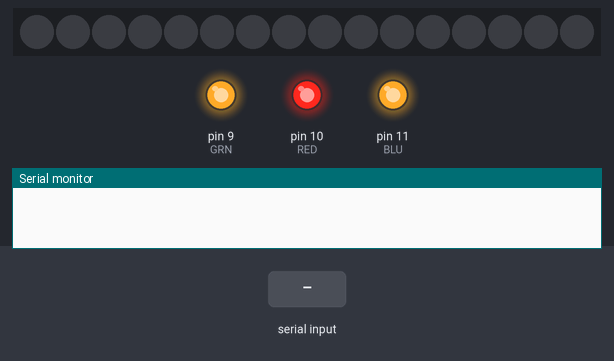
Bench run of a sketch on a simulated Arduino Uno, built with avr-gcc and run on an emulated ATmega328P. Parts: 16 RGB LEDs in strip order, left to right, output pins drawn as LEDs (lit = HIGH), the last lines printed to the serial monitor. The inputs (shaded band) are chosen by the test bench.

Above: at 1.2 s.
1.3 s: "1" received over Serial
At 1.7 s:
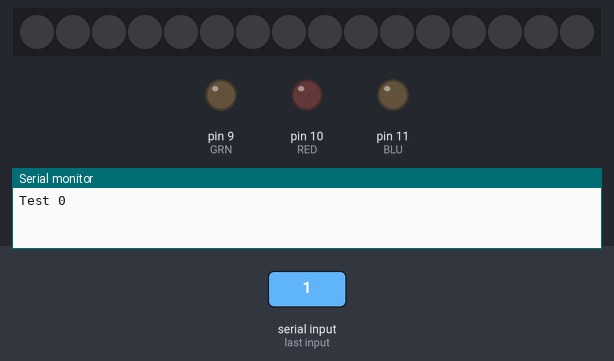
At 12.78 s:
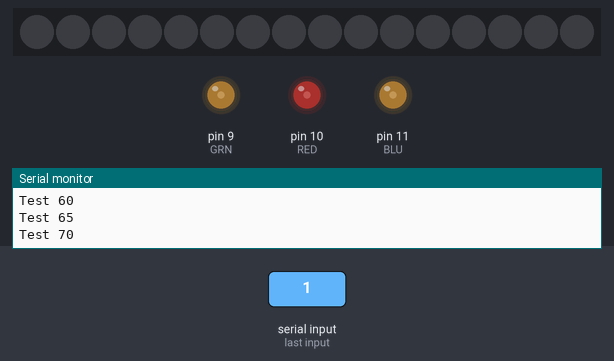
Timing chart, 0 to 13.4 s (numbered marks = the images above; inputs shaded):
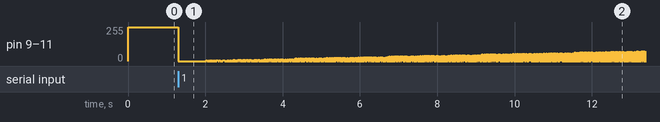

The sketch:

Transmitter_test_1_brightness_def_led.ino
```cpp
#include <FastLED.h>
#include <TimerMs.h>
#include <EncButton.h>

#define RED 10  // присваиваем имя RED для пина 11
#define GRN 9   // присваиваем имя GRN для пина 10
#define BLU 11  // присваиваем имя BLU для пина 9

#define NUM_LEDS_1 16
#define PIN_1 6
#define PERIOD 10

// (период, мс),
//(0 не запущен / 1 запущен),
//(режим: 0 период / 1 таймер)
TimerMs tmr(10, 1, 0);
TimerMs tmr1(10, 1, 0);
EncButton<EB_TICK, 12> enc;
CRGB leds_1[NUM_LEDS_1];
CHSV hsv;
//int i = 0;
int light = 0;

int brightness;
int color = 0;
// 0 - R; 1 - G, 2 - B, 3 - RG, 4 - RB, 5 - GB, 6 - RGB
byte R_L = 0;
byte G_L = 0;
byte B_L = 0;


void setup() {
  tmr.setPeriodMode();
  //Serial.begin(9600);
  FastLED.addLeds<WS2811, PIN_1, GRB>(leds_1, NUM_LEDS_1);
  FastLED.setBrightness(255);
  FastLED.show();
  Serial.begin(1000000);
//  for (int i = 0; i < NUM_LEDS_1; i += 1) {
//    leds_1[i] = CRGB(85, 85, 85);
//  }
//  FastLED.show();  // отправляем информацию на ленту

    pinMode(RED, OUTPUT);  // используем Pin11 для вывода
    pinMode(GRN, OUTPUT);  // используем Pin10 для вывода
    pinMode(BLU, OUTPUT);  // используем Pin9 для вывода
      light = 255;
      analogWrite(RED, light);
      analogWrite(GRN, light);
      analogWrite(BLU, light);
}

void loop() {
  // enc.tick();
  // if (enc.press()) {
  //   transmit_MSG();
  // } else {
  //   effect();
  // }
    if (Serial.available()) {
      for (brightness = 0; brightness <255; brightness+=5) {
        char str[16];
        sprintf(str, "\nTest %d", brightness);
        char *string = str;
        int string_length;
        string_length = strlen(string);
        Serial.println(str);
        transmit_MSG(string, string_length);
        //delay(200);
      }
    }
  //  if (Serial.available()) {
  //    transmit_MSG();
  //    int val = Serial.parseInt();
  //    //Serial.println(val);
  //  }


}


void transmit_MSG(char *string, int string_length) {
  //FastLED.setBrightness(255);

  for (int i = 0; i < string_length; i++) {
    send_byte(string[i]);
  }
}


void send_byte(char my_byte) {
//  FastLED.setBrightness(0);
//  FastLED.show();
    light = 0;
    analogWrite(RED, 0);
    analogWrite(GRN, 0);
    analogWrite(BLU, 0);
  delay(PERIOD);


  for (int i = 0; i < 8; i++) {
//    FastLED.setBrightness(brightness * (bitRead(my_byte, i) != 0));
//    FastLED.show();
        light = bitRead(my_byte, i) != 0;
        analogWrite(RED, brightness * light);
        analogWrite(GRN, brightness * light);
        analogWrite(BLU, brightness * light);
    delay(PERIOD);
  }


    light = 255;
    analogWrite(RED, brightness);
    analogWrite(GRN, brightness);
    analogWrite(BLU, brightness);
//  FastLED.setBrightness(brightness);
//  FastLED.show();
  delay(PERIOD);  //не обяз
}


//void effect() {
//  // for (int i = 0; i < NUM_LEDS_1; i += 1) {
//  //   leds_1[i] = CHSV(180, 255, 255);
//  // }
//  // FastLED.show();  // отправляем информацию на ленту
//  light = 255;
//  analogWrite(RED, light);
//  analogWrite(GRN, light);
//  analogWrite(BLU, light);
//}
```
